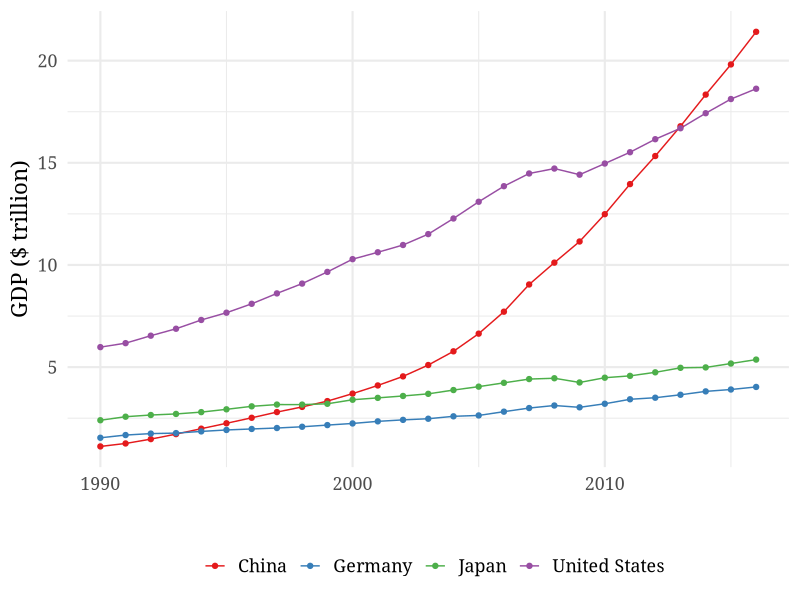
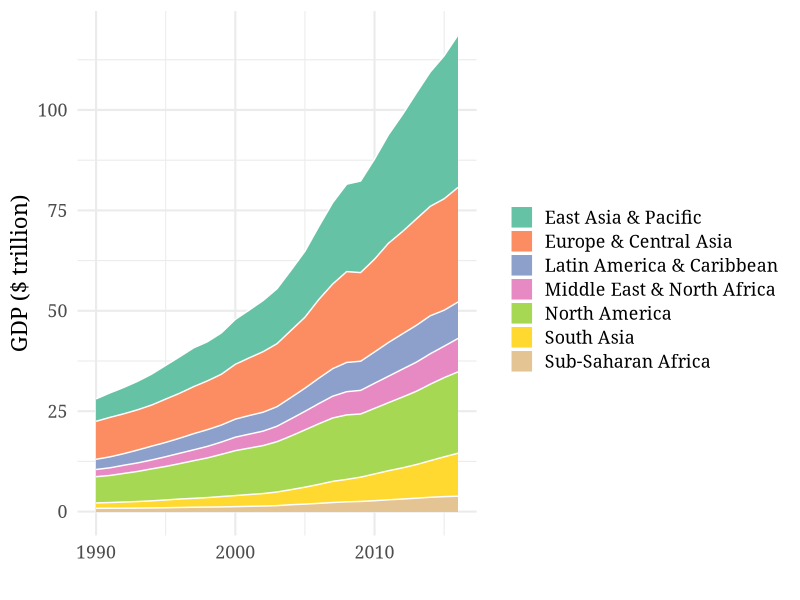

Here is the R script that generated these plots, in order:
# load required packages
library(ggplot2)
library(dplyr)
library(readr)

# load and process data
nations <- read_csv("nations.csv")

nations <- nations %>%
  mutate(gdp_tn = gdp_percap*population/10^12)

# chart1
top_nations <- nations %>%
  filter(grepl("CHN|USA|JPN|DEU",iso3c))

ggplot(top_nations, aes(x=year,y=gdp_tn,color=country)) +
  theme_minimal(base_size = 16, base_family = "Georgia") +
  xlab("") +
  ylab("GDP ($ trillion)") +
  geom_line() +
  geom_point() +
  scale_color_brewer(palette = "Set1", name="") +
  theme(legend.position = "bottom")

# chart2
regions <- nations %>%
  group_by(region, year) %>%
  summarize(gdp_tn = sum(gdp_tn, na.rm = TRUE))

ggplot(regions, aes(x=year,y=gdp_tn,fill=region)) +
  theme_minimal(base_size = 16, base_family = "Georgia") +
  xlab("") +
  ylab("GDP ($ trillion)") +
  geom_area(color="white") +
  scale_fill_brewer(palette = "Set2", name="")


